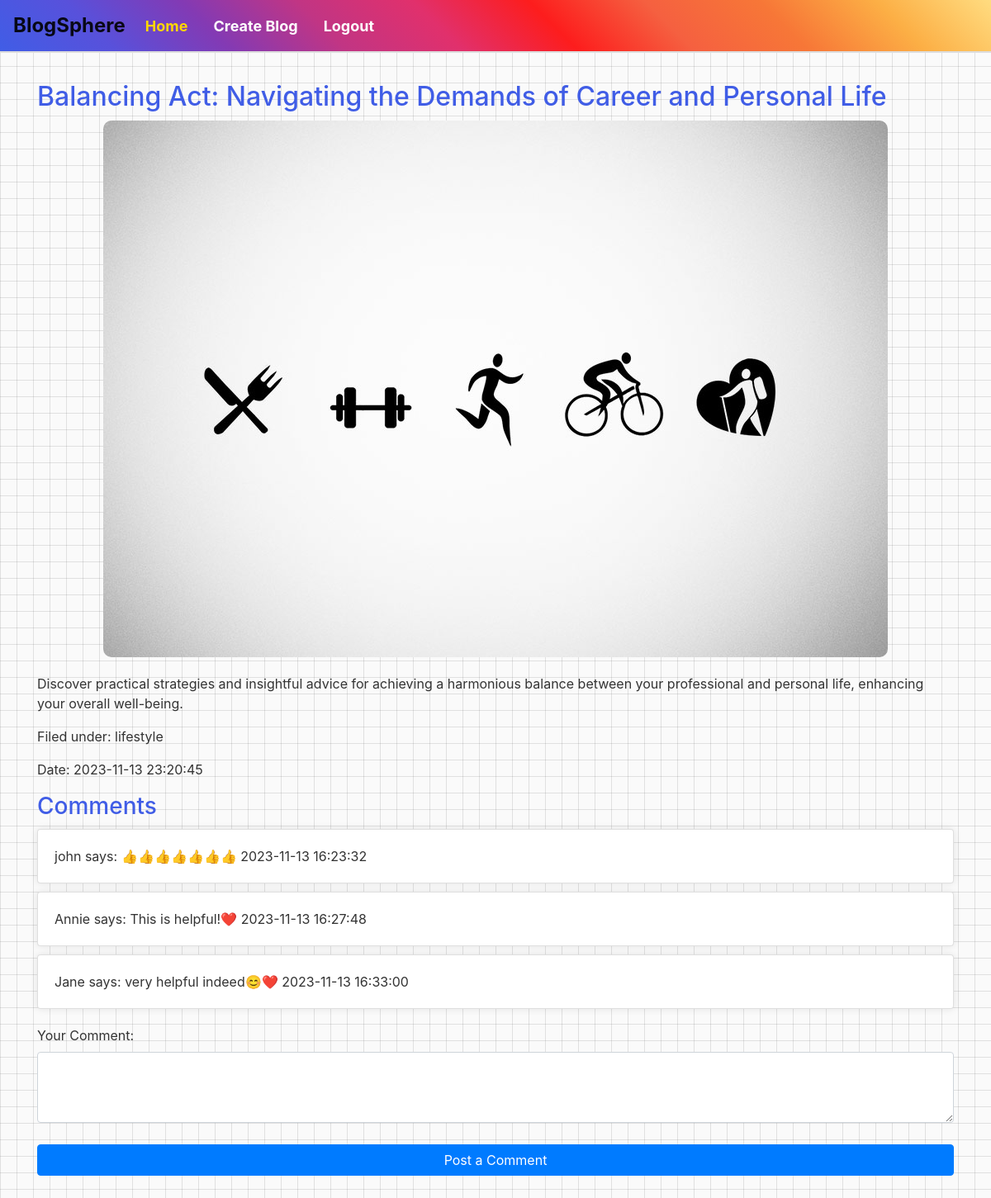
/view_blog.php?blogID=7, run on the app's committed database.
### tables this page shows
CREATE TABLE `post` (
  `blogID` bigint(20) NOT NULL,
  `blog_title` varchar(255) NOT NULL,
  `blog_content` varchar(255) NOT NULL,
  `dateTime_created` datetime NOT NULL,
  `blog_cat` varchar(255) NOT NULL,
  `blog_pic` varchar(255) NOT NULL
);

CREATE TABLE `comment` (
  `commentID` bigint(11) NOT NULL,
  `blogID` bigint(20) NOT NULL,
  `UserNAME` varchar(255) NOT NULL,
  `Comment` text NOT NULL,
  `DateTime` datetime NOT NULL
);

### view_blog.php (the view, shortened to what this page needs)
<?php
require_once('conn.php');
if (isset($_GET['blogID'])) {
    $blogID = $_GET['blogID'];
    $stmt = $conn->prepare("SELECT * FROM post WHERE blogID = ?");
    $stmt->bind_param('i', $blogID);
    $stmt->execute();
    $result = $stmt->get_result();
    if ($result->num_rows > 0) {
        $blogEntry = $result->fetch_assoc();
    } else {
        echo "Blog entry not found.";
        exit();
    }
    $stmt = $conn->prepare("SELECT * FROM comment WHERE blogID = ?");
    $stmt->bind_param('i', $blogID);
    $stmt->execute();
    $commentsResult = $stmt->get_result();
    if ($commentsResult->num_rows > 0) {
        $comments = $commentsResult->fetch_all(MYSQLI_ASSOC);
    } else {
        $comments = [];
    }
} else {
    echo "Invalid request.";
    exit();
}
?>
<!DOCTYPE html>
<html lang="en">
<head>
    <link rel="stylesheet" href="https://stackpath.bootstrapcdn.com/bootstrap/4.5.2/css/bootstrap.min.css">
</head>
<body>
    <?php include('navbar.php'); ?>
    <div class="container mt-5">
        <h2><?= htmlspecialchars($blogEntry['blog_title']); ?></h2>
        <?php if (!empty($blogEntry['blog_pic'])) : ?>
            <img src="<?= htmlspecialchars($blogEntry['blog_pic']); ?>" class="img-fluid mx-auto d-block" alt="Blog Image">
        <?php endif; ?>
        <p><?= htmlspecialchars($blogEntry['blog_content']); ?></p>
        <p>Filed under: <?= htmlspecialchars($blogEntry['blog_cat']); ?></p>
        <p>Date: <?= htmlspecialchars($blogEntry['dateTime_created']); ?></p>
        <h3>Comments</h3>
        <?php foreach ($comments as $comment) : ?>
            <div class="card">
                <div class="card-body">
                    <p class="card-text"><?= htmlspecialchars($comment['UserNAME']) ?> says: <?= htmlspecialchars($comment['Comment']); ?> <?= htmlspecialchars($comment['DateTime']); ?></p>
                </div>
            </div>
        <?php endforeach; ?>
        <form action="post_comment.php" method="post">
            <div class="form-group">
                <label for="comment">Your Comment:</label>
                <textarea class="form-control" id="comment" name="comment" rows="3" required></textarea>
            </div>
            <button type="submit" class="btn btn-primary">Post a Comment</button>
        </form>
    </div>
</body>
</html>

### view_blog.php (style rules this page uses)
body { padding-top: 50px; background-color: #fafafa; }
body::before { content: ""; position: fixed; top: 0; left: 0; width: 100%; height: 100%; background-image: linear-gradient(rgba(0, 0, 0, 0.1) 1px, transparent 1px), linear-gradient(90deg, rgba(0, 0, 0, 0.1) 1px, transparent 1px); background-size: 20px 20px; z-index: -1; }
.container { margin-top: 20px; }
h2 { color: #405de6; font-size: 15px; }
img { max-width: 100%; height: auto; margin-top: 10px; margin-bottom: 20px; border-radius: 10px; }
p { margin-top: 20px; color: #333; }
h3 { color: #405de6; margin-top: 20px; }
.card { margin-top: 10px; border: none; border-radius: 10px; box-shadow: 0 0 10px rgba(0, 0, 0, 0.1); }
.card-body { padding: 15px; }
.card-text { color: #333; }
.form-group { margin-top: 20px; }
label { color: #333; }
textarea { border: 2px solid #ddd; border-radius: 5px; width: 100%; }
.btn-primary { background-color: #405de6; border: none; width: 100%; margin-top: 10px; }
body { margin-bottom: 200px; }
.btn-primary { margin-bottom: 60px; }
img { max-width: 100%; height: auto; margin-top: 10px; border-radius: 10px; display: block; margin-left: auto; margin-right: auto; }

### navbar.php (style rules this page uses)
body { background-color: #fafafa; }

### data on the page
post: blog_title "Balancing Act: Navigating the Demands of Career and Personal Life", blog_pic (picture), blog_content "Discover practical strategies and insightful advice for achieving a harmonious balance between your professional and personal life, enhancing your overall well-being.", blog_cat "lifestyle", dateTime_created "2023-11-13 23:20:45"
comment: UserNAME "john", Comment "👍👍👍👍👍👍👍", DateTime "2023-11-13 16:23:32"
comment: UserNAME "Annie", Comment "This is helpful!❤️", DateTime "2023-11-13 16:27:48"
comment: UserNAME "Jane", Comment "very helpful indeed😊❤️", DateTime "2023-11-13 16:33:00"
